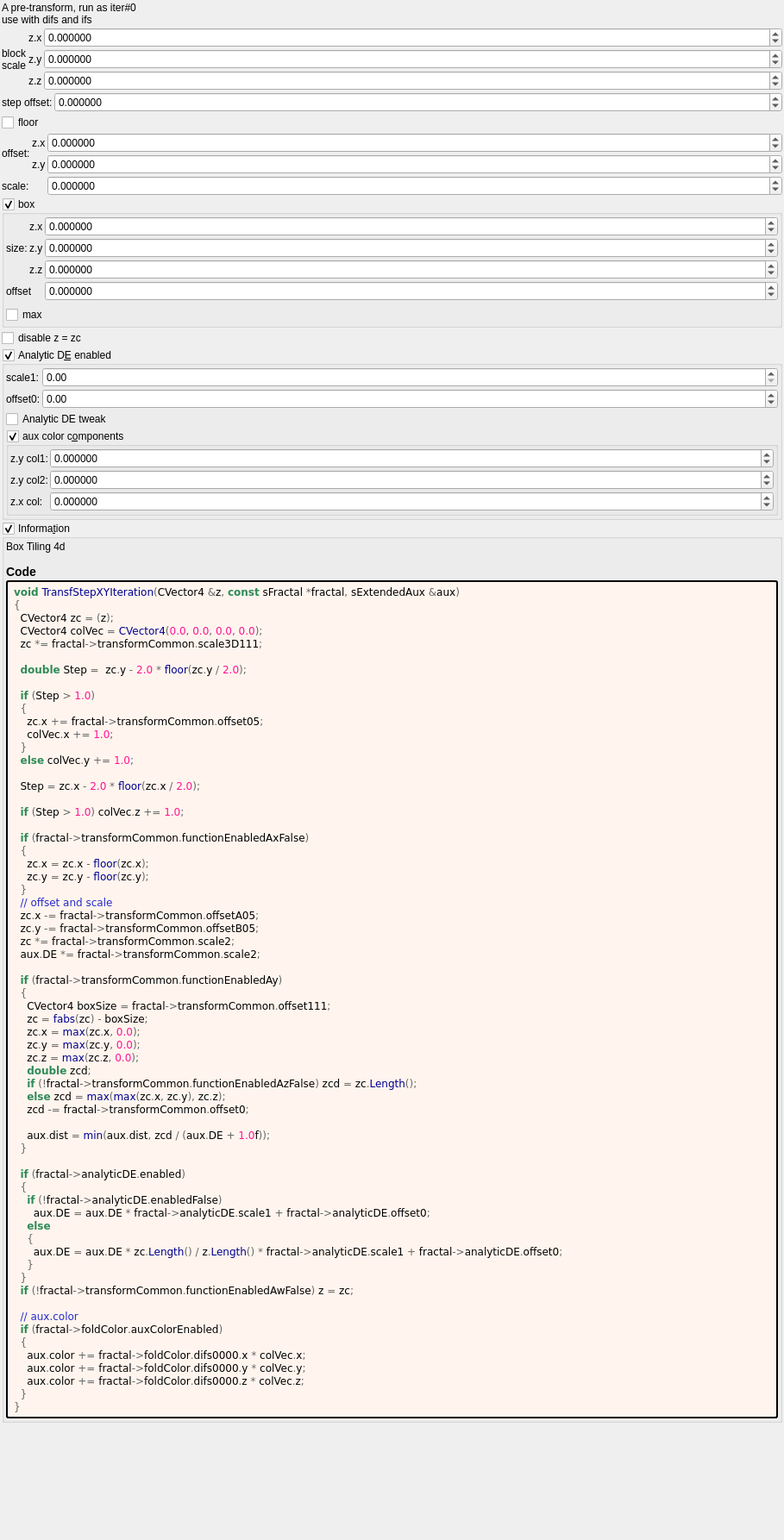
<?xml version="1.0" encoding="UTF-8"?>
<ui version="4.0">
 <class>transf_step_xy</class>
 <widget class="QWidget" name="Form">
  <property name="geometry">
   <rect>
    <x>0</x>
    <y>0</y>
    <width>909</width>
    <height>1786</height>
   </rect>
  </property>
  <property name="windowTitle">
   <string notr="true">transf_step_xy</string>
  </property>
  <layout class="QVBoxLayout" name="verticalLayout">
   <property name="spacing">
    <number>2</number>
   </property>
   <property name="leftMargin">
    <number>2</number>
   </property>
   <property name="topMargin">
    <number>2</number>
   </property>
   <property name="rightMargin">
    <number>2</number>
   </property>
   <property name="bottomMargin">
    <number>2</number>
   </property>
   <item>
    <widget class="QLabel" name="label_75">
     <property name="text">
      <string>A pre-transform, run as iter#0
use with difs and ifs</string>
     </property>
    </widget>
   </item>
   <item>
    <layout class="QGridLayout" name="gridLayout_2" columnstretch="0,0,1">
     <property name="spacing">
      <number>2</number>
     </property>
     <item row="3" column="2">
      <widget class="MyDoubleSpinBox" name="spinbox3_transf_scale3D_111_x">
       <property name="sizePolicy">
        <sizepolicy hsizetype="Minimum" vsizetype="Maximum">
         <horstretch>0</horstretch>
         <verstretch>0</verstretch>
        </sizepolicy>
       </property>
       <property name="prefix">
        <string/>
       </property>
       <property name="suffix">
        <string/>
       </property>
       <property name="decimals">
        <number>6</number>
       </property>
       <property name="minimum">
        <double>-99.989999999999995</double>
       </property>
       <property name="maximum">
        <double>99.989999999999995</double>
       </property>
       <property name="singleStep">
        <double>0.100000000000000</double>
       </property>
      </widget>
     </item>
     <item row="5" column="1">
      <widget class="QLabel" name="label_127">
       <property name="text">
        <string notr="true">z.z</string>
       </property>
      </widget>
     </item>
     <item row="4" column="2">
      <widget class="MyDoubleSpinBox" name="spinbox3_transf_scale3D_111_y">
       <property name="enabled">
        <bool>true</bool>
       </property>
       <property name="sizePolicy">
        <sizepolicy hsizetype="Minimum" vsizetype="Maximum">
         <horstretch>0</horstretch>
         <verstretch>0</verstretch>
        </sizepolicy>
       </property>
       <property name="prefix">
        <string/>
       </property>
       <property name="suffix">
        <string/>
       </property>
       <property name="decimals">
        <number>6</number>
       </property>
       <property name="minimum">
        <double>-99.989999999999995</double>
       </property>
       <property name="maximum">
        <double>99.989999999999995</double>
       </property>
       <property name="singleStep">
        <double>0.100000000000000</double>
       </property>
      </widget>
     </item>
     <item row="5" column="2">
      <widget class="MyDoubleSpinBox" name="spinbox3_transf_scale3D_111_z">
       <property name="enabled">
        <bool>true</bool>
       </property>
       <property name="sizePolicy">
        <sizepolicy hsizetype="Minimum" vsizetype="Maximum">
         <horstretch>0</horstretch>
         <verstretch>0</verstretch>
        </sizepolicy>
       </property>
       <property name="prefix">
        <string/>
       </property>
       <property name="suffix">
        <string/>
       </property>
       <property name="decimals">
        <number>6</number>
       </property>
       <property name="minimum">
        <double>-99.989999999999995</double>
       </property>
       <property name="maximum">
        <double>99.989999999999995</double>
       </property>
       <property name="singleStep">
        <double>0.100000000000000</double>
       </property>
      </widget>
     </item>
     <item row="3" column="1">
      <widget class="QLabel" name="label_129">
       <property name="text">
        <string notr="true">z.x</string>
       </property>
      </widget>
     </item>
     <item row="4" column="1">
      <widget class="QLabel" name="label_130">
       <property name="text">
        <string notr="true">z.y</string>
       </property>
      </widget>
     </item>
     <item row="3" column="0" rowspan="3">
      <widget class="QLabel" name="label_109">
       <property name="text">
        <string>block
scale</string>
       </property>
      </widget>
     </item>
    </layout>
   </item>
   <item>
    <layout class="QGridLayout" name="gridLayout_75" columnstretch="0,1">
     <property name="spacing">
      <number>2</number>
     </property>
     <item row="2" column="0">
      <widget class="QLabel" name="label_110">
       <property name="text">
        <string>step offset:</string>
       </property>
      </widget>
     </item>
     <item row="2" column="1">
      <widget class="MyDoubleSpinBox" name="spinbox_transf_offset_05">
       <property name="sizePolicy">
        <sizepolicy hsizetype="Minimum" vsizetype="Maximum">
         <horstretch>0</horstretch>
         <verstretch>0</verstretch>
        </sizepolicy>
       </property>
       <property name="prefix">
        <string/>
       </property>
       <property name="suffix">
        <string/>
       </property>
       <property name="decimals">
        <number>6</number>
       </property>
       <property name="minimum">
        <double>-99.989999999999995</double>
       </property>
       <property name="maximum">
        <double>99.989999999999995</double>
       </property>
       <property name="singleStep">
        <double>0.100000000000000</double>
       </property>
      </widget>
     </item>
    </layout>
   </item>
   <item>
    <widget class="MyCheckBox" name="checkBox_transf_function_enabledAx_false">
     <property name="text">
      <string notr="true">floor</string>
     </property>
    </widget>
   </item>
   <item>
    <layout class="QGridLayout" name="gridLayout_3" columnstretch="0,0,1">
     <property name="spacing">
      <number>2</number>
     </property>
     <item row="3" column="0" rowspan="3">
      <widget class="QLabel" name="label_111">
       <property name="text">
        <string>offset:</string>
       </property>
      </widget>
     </item>
     <item row="3" column="1">
      <widget class="QLabel" name="label_131">
       <property name="text">
        <string notr="true">z.x</string>
       </property>
      </widget>
     </item>
     <item row="3" column="2">
      <widget class="MyDoubleSpinBox" name="spinbox_transf_offsetA_05">
       <property name="sizePolicy">
        <sizepolicy hsizetype="Minimum" vsizetype="Maximum">
         <horstretch>0</horstretch>
         <verstretch>0</verstretch>
        </sizepolicy>
       </property>
       <property name="prefix">
        <string/>
       </property>
       <property name="suffix">
        <string/>
       </property>
       <property name="decimals">
        <number>6</number>
       </property>
       <property name="minimum">
        <double>-99.989999999999995</double>
       </property>
       <property name="maximum">
        <double>99.989999999999995</double>
       </property>
       <property name="singleStep">
        <double>0.100000000000000</double>
       </property>
      </widget>
     </item>
     <item row="6" column="0">
      <widget class="QLabel" name="label_126">
       <property name="text">
        <string notr="true">scale:</string>
       </property>
      </widget>
     </item>
     <item row="4" column="1" rowspan="2">
      <widget class="QLabel" name="label_132">
       <property name="text">
        <string notr="true">z.y</string>
       </property>
      </widget>
     </item>
     <item row="4" column="2" rowspan="2">
      <widget class="MyDoubleSpinBox" name="spinbox_transf_offsetB_05">
       <property name="enabled">
        <bool>true</bool>
       </property>
       <property name="sizePolicy">
        <sizepolicy hsizetype="Minimum" vsizetype="Maximum">
         <horstretch>0</horstretch>
         <verstretch>0</verstretch>
        </sizepolicy>
       </property>
       <property name="prefix">
        <string/>
       </property>
       <property name="suffix">
        <string/>
       </property>
       <property name="decimals">
        <number>6</number>
       </property>
       <property name="minimum">
        <double>-99.989999999999995</double>
       </property>
       <property name="maximum">
        <double>99.989999999999995</double>
       </property>
       <property name="singleStep">
        <double>0.100000000000000</double>
       </property>
      </widget>
     </item>
     <item row="6" column="2">
      <widget class="MyDoubleSpinBox" name="spinbox_transf_scale_2">
       <property name="sizePolicy">
        <sizepolicy hsizetype="Minimum" vsizetype="Maximum">
         <horstretch>0</horstretch>
         <verstretch>0</verstretch>
        </sizepolicy>
       </property>
       <property name="prefix">
        <string/>
       </property>
       <property name="suffix">
        <string/>
       </property>
       <property name="decimals">
        <number>6</number>
       </property>
       <property name="minimum">
        <double>-99.989999999999995</double>
       </property>
       <property name="maximum">
        <double>99.989999999999995</double>
       </property>
       <property name="singleStep">
        <double>0.100000000000000</double>
       </property>
      </widget>
     </item>
    </layout>
   </item>
   <item>
    <widget class="MyGroupBox" name="groupCheck_transf_function_enabledAy">
     <property name="font">
      <font>
       <weight>50</weight>
       <bold>false</bold>
      </font>
     </property>
     <property name="title">
      <string>box&amp;</string>
     </property>
     <property name="checkable">
      <bool>true</bool>
     </property>
     <layout class="QVBoxLayout" name="verticalLayout_4">
      <property name="leftMargin">
       <number>2</number>
      </property>
      <property name="topMargin">
       <number>2</number>
      </property>
      <property name="rightMargin">
       <number>2</number>
      </property>
      <property name="bottomMargin">
       <number>2</number>
      </property>
      <item>
       <layout class="QGridLayout" name="gridLayout" columnstretch="0,0,1">
        <property name="spacing">
         <number>2</number>
        </property>
        <item row="5" column="2">
         <widget class="MyDoubleSpinBox" name="spinbox3_transf_offset_111_z">
          <property name="enabled">
           <bool>true</bool>
          </property>
          <property name="sizePolicy">
           <sizepolicy hsizetype="Minimum" vsizetype="Maximum">
            <horstretch>0</horstretch>
            <verstretch>0</verstretch>
           </sizepolicy>
          </property>
          <property name="prefix">
           <string/>
          </property>
          <property name="suffix">
           <string/>
          </property>
          <property name="decimals">
           <number>6</number>
          </property>
          <property name="minimum">
           <double>-99.989999999999995</double>
          </property>
          <property name="maximum">
           <double>99.989999999999995</double>
          </property>
          <property name="singleStep">
           <double>0.100000000000000</double>
          </property>
         </widget>
        </item>
        <item row="3" column="0" rowspan="3">
         <widget class="QLabel" name="label_108">
          <property name="text">
           <string>size:</string>
          </property>
         </widget>
        </item>
        <item row="4" column="2">
         <widget class="MyDoubleSpinBox" name="spinbox3_transf_offset_111_y">
          <property name="enabled">
           <bool>true</bool>
          </property>
          <property name="sizePolicy">
           <sizepolicy hsizetype="Minimum" vsizetype="Maximum">
            <horstretch>0</horstretch>
            <verstretch>0</verstretch>
           </sizepolicy>
          </property>
          <property name="prefix">
           <string/>
          </property>
          <property name="suffix">
           <string/>
          </property>
          <property name="decimals">
           <number>6</number>
          </property>
          <property name="minimum">
           <double>-99.989999999999995</double>
          </property>
          <property name="maximum">
           <double>99.989999999999995</double>
          </property>
          <property name="singleStep">
           <double>0.100000000000000</double>
          </property>
         </widget>
        </item>
        <item row="5" column="1">
         <widget class="QLabel" name="label_122">
          <property name="text">
           <string notr="true">z.z</string>
          </property>
         </widget>
        </item>
        <item row="3" column="1">
         <widget class="QLabel" name="label_121">
          <property name="text">
           <string notr="true">z.x</string>
          </property>
         </widget>
        </item>
        <item row="3" column="2">
         <widget class="MyDoubleSpinBox" name="spinbox3_transf_offset_111_x">
          <property name="sizePolicy">
           <sizepolicy hsizetype="Minimum" vsizetype="Maximum">
            <horstretch>0</horstretch>
            <verstretch>0</verstretch>
           </sizepolicy>
          </property>
          <property name="prefix">
           <string/>
          </property>
          <property name="suffix">
           <string/>
          </property>
          <property name="decimals">
           <number>6</number>
          </property>
          <property name="minimum">
           <double>-99.989999999999995</double>
          </property>
          <property name="maximum">
           <double>99.989999999999995</double>
          </property>
          <property name="singleStep">
           <double>0.100000000000000</double>
          </property>
         </widget>
        </item>
        <item row="4" column="1">
         <widget class="QLabel" name="label_124">
          <property name="text">
           <string notr="true">z.y</string>
          </property>
         </widget>
        </item>
        <item row="6" column="2">
         <widget class="MyDoubleSpinBox" name="spinbox_transf_offset_0">
          <property name="sizePolicy">
           <sizepolicy hsizetype="Minimum" vsizetype="Maximum">
            <horstretch>0</horstretch>
            <verstretch>0</verstretch>
           </sizepolicy>
          </property>
          <property name="prefix">
           <string/>
          </property>
          <property name="suffix">
           <string/>
          </property>
          <property name="decimals">
           <number>6</number>
          </property>
          <property name="minimum">
           <double>-99.989999999999995</double>
          </property>
          <property name="maximum">
           <double>99.989999999999995</double>
          </property>
          <property name="singleStep">
           <double>0.100000000000000</double>
          </property>
         </widget>
        </item>
        <item row="6" column="0" colspan="2">
         <widget class="QLabel" name="label_125">
          <property name="text">
           <string notr="true">offset</string>
          </property>
         </widget>
        </item>
       </layout>
      </item>
      <item>
       <widget class="MyCheckBox" name="checkBox_transf_function_enabledAz_false">
        <property name="text">
         <string notr="true">max</string>
        </property>
       </widget>
      </item>
     </layout>
    </widget>
   </item>
   <item>
    <widget class="MyCheckBox" name="checkBox_transf_function_enabledAw_false">
     <property name="text">
      <string notr="true">disable z = zc</string>
     </property>
    </widget>
   </item>
   <item>
    <widget class="MyGroupBox" name="groupCheck_analyticDE_enabled">
     <property name="title">
      <string>Analytic D&amp;E enabled</string>
     </property>
     <property name="checkable">
      <bool>true</bool>
     </property>
     <layout class="QVBoxLayout" name="verticalLayout_12" stretch="0,0,0">
      <property name="spacing">
       <number>2</number>
      </property>
      <property name="leftMargin">
       <number>2</number>
      </property>
      <property name="topMargin">
       <number>2</number>
      </property>
      <property name="rightMargin">
       <number>2</number>
      </property>
      <property name="bottomMargin">
       <number>2</number>
      </property>
      <item>
       <layout class="QGridLayout" name="gridLayout_28" columnstretch="0,0,1">
        <property name="spacing">
         <number>2</number>
        </property>
        <item row="1" column="1">
         <widget class="QLabel" name="label_178">
          <property name="text">
           <string>offset0:</string>
          </property>
         </widget>
        </item>
        <item row="0" column="1">
         <widget class="QLabel" name="label_179">
          <property name="text">
           <string>scale1:</string>
          </property>
         </widget>
        </item>
        <item row="1" column="2">
         <widget class="MyDoubleSpinBox" name="spinbox_analyticDE_offset_0">
          <property name="sizePolicy">
           <sizepolicy hsizetype="Minimum" vsizetype="Maximum">
            <horstretch>0</horstretch>
            <verstretch>0</verstretch>
           </sizepolicy>
          </property>
          <property name="prefix">
           <string/>
          </property>
          <property name="suffix">
           <string/>
          </property>
          <property name="decimals">
           <number>2</number>
          </property>
          <property name="minimum">
           <double>-99.989999999999995</double>
          </property>
          <property name="maximum">
           <double>99.989999999999995</double>
          </property>
          <property name="singleStep">
           <double>0.100000000000000</double>
          </property>
         </widget>
        </item>
        <item row="0" column="2">
         <widget class="MyDoubleSpinBox" name="spinbox_analyticDE_scale_1">
          <property name="sizePolicy">
           <sizepolicy hsizetype="Minimum" vsizetype="Maximum">
            <horstretch>0</horstretch>
            <verstretch>0</verstretch>
           </sizepolicy>
          </property>
          <property name="prefix">
           <string/>
          </property>
          <property name="suffix">
           <string/>
          </property>
          <property name="decimals">
           <number>2</number>
          </property>
          <property name="minimum">
           <double>0.000000000000000</double>
          </property>
          <property name="maximum">
           <double>99.989999999999995</double>
          </property>
          <property name="singleStep">
           <double>0.100000000000000</double>
          </property>
         </widget>
        </item>
       </layout>
      </item>
      <item>
       <widget class="MyCheckBox" name="checkBox_analyticDE_enabled_false">
        <property name="toolTip">
         <string>&lt;html&gt;&lt;head/&gt;&lt;body&gt;&lt;p&gt;Can sometimes improve render quality when using analytic DE&lt;/p&gt;&lt;/body&gt;&lt;/html&gt;</string>
        </property>
        <property name="text">
         <string>Analytic DE tweak</string>
        </property>
       </widget>
      </item>
      <item>
       <widget class="MyGroupBox" name="groupCheck_fold_color_aux_color_enabled">
        <property name="title">
         <string>aux color c&amp;omponents</string>
        </property>
        <property name="checkable">
         <bool>true</bool>
        </property>
        <layout class="QVBoxLayout" name="verticalLayout_11">
         <property name="leftMargin">
          <number>2</number>
         </property>
         <property name="topMargin">
          <number>2</number>
         </property>
         <property name="rightMargin">
          <number>2</number>
         </property>
         <property name="bottomMargin">
          <number>2</number>
         </property>
         <item>
          <layout class="QGridLayout" name="gridLayout_19" columnstretch="0,1">
           <property name="spacing">
            <number>2</number>
           </property>
           <item row="2" column="1">
            <widget class="MyDoubleSpinBox" name="spinbox4_fold_color_difs_0000_y">
             <property name="sizePolicy">
              <sizepolicy hsizetype="Minimum" vsizetype="Maximum">
               <horstretch>0</horstretch>
               <verstretch>0</verstretch>
              </sizepolicy>
             </property>
             <property name="prefix">
              <string/>
             </property>
             <property name="suffix">
              <string/>
             </property>
             <property name="decimals">
              <number>6</number>
             </property>
             <property name="minimum">
              <double>-100.000000000000000</double>
             </property>
             <property name="maximum">
              <double>100.000000000000000</double>
             </property>
             <property name="singleStep">
              <double>0.100000000000000</double>
             </property>
            </widget>
           </item>
           <item row="2" column="0">
            <widget class="QLabel" name="label_55">
             <property name="text">
              <string>z.y col2:</string>
             </property>
            </widget>
           </item>
           <item row="1" column="1">
            <widget class="MyDoubleSpinBox" name="spinbox4_fold_color_difs_0000_x">
             <property name="sizePolicy">
              <sizepolicy hsizetype="Minimum" vsizetype="Maximum">
               <horstretch>0</horstretch>
               <verstretch>0</verstretch>
              </sizepolicy>
             </property>
             <property name="prefix">
              <string/>
             </property>
             <property name="suffix">
              <string/>
             </property>
             <property name="decimals">
              <number>6</number>
             </property>
             <property name="minimum">
              <double>-100.000000000000000</double>
             </property>
             <property name="maximum">
              <double>100.000000000000000</double>
             </property>
             <property name="singleStep">
              <double>0.100000000000000</double>
             </property>
            </widget>
           </item>
           <item row="1" column="0">
            <widget class="QLabel" name="label_53">
             <property name="text">
              <string>z.y col1:</string>
             </property>
            </widget>
           </item>
           <item row="3" column="1">
            <widget class="MyDoubleSpinBox" name="spinbox4_fold_color_difs_0000_z">
             <property name="sizePolicy">
              <sizepolicy hsizetype="Minimum" vsizetype="Maximum">
               <horstretch>0</horstretch>
               <verstretch>0</verstretch>
              </sizepolicy>
             </property>
             <property name="prefix">
              <string/>
             </property>
             <property name="suffix">
              <string/>
             </property>
             <property name="decimals">
              <number>6</number>
             </property>
             <property name="minimum">
              <double>-100.000000000000000</double>
             </property>
             <property name="maximum">
              <double>100.000000000000000</double>
             </property>
             <property name="singleStep">
              <double>0.100000000000000</double>
             </property>
            </widget>
           </item>
           <item row="3" column="0">
            <widget class="QLabel" name="label_54">
             <property name="text">
              <string>z.x col:</string>
             </property>
            </widget>
           </item>
          </layout>
         </item>
        </layout>
       </widget>
      </item>
     </layout>
    </widget>
   </item>
   <item>
    <widget class="MyGroupBox" name="groupCheck_info">
     <property name="title">
      <string>Informa&amp;tion</string>
     </property>
     <property name="flat">
      <bool>false</bool>
     </property>
     <property name="checkable">
      <bool>true</bool>
     </property>
     <layout class="QVBoxLayout" name="verticalLayout_2">
      <property name="spacing">
       <number>2</number>
      </property>
      <property name="leftMargin">
       <number>2</number>
      </property>
      <property name="topMargin">
       <number>2</number>
      </property>
      <property name="rightMargin">
       <number>2</number>
      </property>
      <property name="bottomMargin">
       <number>2</number>
      </property>
      <item>
       <widget class="QLabel" name="label_information_general">
        <property name="text">
         <string notr="true">&lt;p&gt;Box Tiling 4d&lt;/p&gt;&lt;table&gt;
&lt;/table&gt;
&lt;h3&gt;Code&lt;/h3&gt;</string>
        </property>
        <property name="wordWrap">
         <bool>true</bool>
        </property>
        <property name="openExternalLinks">
         <bool>true</bool>
        </property>
        <property name="textInteractionFlags">
         <set>Qt::LinksAccessibleByMouse|Qt::TextSelectableByMouse</set>
        </property>
       </widget>
      </item>
      <item>
       <widget class="QLabel" name="label_code_content">
        <property name="styleSheet">
         <string notr="true">border-style: outset; border-width: 2px; border-radius: 3px; border-color: black; background-color: #fff5ee; padding: 4px;</string>
        </property>
        <property name="text">
         <string notr="true">&lt;body style=&quot;background-color:#fff5ee&quot;&gt;
&lt;pre style=&quot;color:#000000; background-color:#fff5ee;  font-family:&#039;Courier New&#039;,monospace;&quot;&gt;&lt;span style=&quot;color:#2e8b57; font-weight:bold&quot;&gt;void&lt;/span&gt; &lt;span style=&quot;color:#00008f&quot;&gt;TransfStepXYIteration&lt;/span&gt;&lt;span style=&quot;color:#676767&quot;&gt;(&lt;/span&gt;CVector4 &lt;span style=&quot;color:#676767&quot;&gt;&amp;amp;&lt;/span&gt;z&lt;span style=&quot;color:#676767&quot;&gt;,&lt;/span&gt; &lt;span style=&quot;color:#2e8b57; font-weight:bold&quot;&gt;const&lt;/span&gt; sFractal &lt;span style=&quot;color:#676767&quot;&gt;*&lt;/span&gt;fractal&lt;span style=&quot;color:#676767&quot;&gt;,&lt;/span&gt; sExtendedAux &lt;span style=&quot;color:#676767&quot;&gt;&amp;amp;&lt;/span&gt;aux&lt;span style=&quot;color:#676767&quot;&gt;)&lt;/span&gt;
&lt;span style=&quot;color:#676767&quot;&gt;{&lt;/span&gt;
  CVector4 zc &lt;span style=&quot;color:#676767&quot;&gt;= (&lt;/span&gt;z&lt;span style=&quot;color:#676767&quot;&gt;);&lt;/span&gt;
  CVector4 colVec &lt;span style=&quot;color:#676767&quot;&gt;=&lt;/span&gt; &lt;span style=&quot;color:#00008f&quot;&gt;CVector4&lt;/span&gt;&lt;span style=&quot;color:#676767&quot;&gt;(&lt;/span&gt;&lt;span style=&quot;color:#ff1493&quot;&gt;0.0&lt;/span&gt;&lt;span style=&quot;color:#676767&quot;&gt;,&lt;/span&gt; &lt;span style=&quot;color:#ff1493&quot;&gt;0.0&lt;/span&gt;&lt;span style=&quot;color:#676767&quot;&gt;,&lt;/span&gt; &lt;span style=&quot;color:#ff1493&quot;&gt;0.0&lt;/span&gt;&lt;span style=&quot;color:#676767&quot;&gt;,&lt;/span&gt; &lt;span style=&quot;color:#ff1493&quot;&gt;0.0&lt;/span&gt;&lt;span style=&quot;color:#676767&quot;&gt;);&lt;/span&gt;
  zc &lt;span style=&quot;color:#676767&quot;&gt;*=&lt;/span&gt; fractal&lt;span style=&quot;color:#676767&quot;&gt;-&amp;gt;&lt;/span&gt;transformCommon&lt;span style=&quot;color:#676767&quot;&gt;.&lt;/span&gt;scale3D111&lt;span style=&quot;color:#676767&quot;&gt;;&lt;/span&gt;

  &lt;span style=&quot;color:#2e8b57; font-weight:bold&quot;&gt;double&lt;/span&gt; Step &lt;span style=&quot;color:#676767&quot;&gt;=&lt;/span&gt;  zc&lt;span style=&quot;color:#676767&quot;&gt;.&lt;/span&gt;y &lt;span style=&quot;color:#676767&quot;&gt;-&lt;/span&gt; &lt;span style=&quot;color:#ff1493&quot;&gt;2.0&lt;/span&gt; &lt;span style=&quot;color:#676767&quot;&gt;*&lt;/span&gt; &lt;span style=&quot;color:#00008f&quot;&gt;floor&lt;/span&gt;&lt;span style=&quot;color:#676767&quot;&gt;(&lt;/span&gt;zc&lt;span style=&quot;color:#676767&quot;&gt;.&lt;/span&gt;y &lt;span style=&quot;color:#676767&quot;&gt;/&lt;/span&gt; &lt;span style=&quot;color:#ff1493&quot;&gt;2.0&lt;/span&gt;&lt;span style=&quot;color:#676767&quot;&gt;);&lt;/span&gt;

  &lt;span style=&quot;color:#2e8b57; font-weight:bold&quot;&gt;if&lt;/span&gt; &lt;span style=&quot;color:#676767&quot;&gt;(&lt;/span&gt;Step &lt;span style=&quot;color:#676767&quot;&gt;&amp;gt;&lt;/span&gt; &lt;span style=&quot;color:#ff1493&quot;&gt;1.0&lt;/span&gt;&lt;span style=&quot;color:#676767&quot;&gt;)&lt;/span&gt;
  &lt;span style=&quot;color:#676767&quot;&gt;{&lt;/span&gt;
    zc&lt;span style=&quot;color:#676767&quot;&gt;.&lt;/span&gt;x &lt;span style=&quot;color:#676767&quot;&gt;+=&lt;/span&gt; fractal&lt;span style=&quot;color:#676767&quot;&gt;-&amp;gt;&lt;/span&gt;transformCommon&lt;span style=&quot;color:#676767&quot;&gt;.&lt;/span&gt;offset05&lt;span style=&quot;color:#676767&quot;&gt;;&lt;/span&gt;
    colVec&lt;span style=&quot;color:#676767&quot;&gt;.&lt;/span&gt;x &lt;span style=&quot;color:#676767&quot;&gt;+=&lt;/span&gt; &lt;span style=&quot;color:#ff1493&quot;&gt;1.0&lt;/span&gt;&lt;span style=&quot;color:#676767&quot;&gt;;&lt;/span&gt;
  &lt;span style=&quot;color:#676767&quot;&gt;}&lt;/span&gt;
  &lt;span style=&quot;color:#2e8b57; font-weight:bold&quot;&gt;else&lt;/span&gt; colVec&lt;span style=&quot;color:#676767&quot;&gt;.&lt;/span&gt;y &lt;span style=&quot;color:#676767&quot;&gt;+=&lt;/span&gt; &lt;span style=&quot;color:#ff1493&quot;&gt;1.0&lt;/span&gt;&lt;span style=&quot;color:#676767&quot;&gt;;&lt;/span&gt;

  Step &lt;span style=&quot;color:#676767&quot;&gt;=&lt;/span&gt; zc&lt;span style=&quot;color:#676767&quot;&gt;.&lt;/span&gt;x &lt;span style=&quot;color:#676767&quot;&gt;-&lt;/span&gt; &lt;span style=&quot;color:#ff1493&quot;&gt;2.0&lt;/span&gt; &lt;span style=&quot;color:#676767&quot;&gt;*&lt;/span&gt; &lt;span style=&quot;color:#00008f&quot;&gt;floor&lt;/span&gt;&lt;span style=&quot;color:#676767&quot;&gt;(&lt;/span&gt;zc&lt;span style=&quot;color:#676767&quot;&gt;.&lt;/span&gt;x &lt;span style=&quot;color:#676767&quot;&gt;/&lt;/span&gt; &lt;span style=&quot;color:#ff1493&quot;&gt;2.0&lt;/span&gt;&lt;span style=&quot;color:#676767&quot;&gt;);&lt;/span&gt;

  &lt;span style=&quot;color:#2e8b57; font-weight:bold&quot;&gt;if&lt;/span&gt; &lt;span style=&quot;color:#676767&quot;&gt;(&lt;/span&gt;Step &lt;span style=&quot;color:#676767&quot;&gt;&amp;gt;&lt;/span&gt; &lt;span style=&quot;color:#ff1493&quot;&gt;1.0&lt;/span&gt;&lt;span style=&quot;color:#676767&quot;&gt;)&lt;/span&gt; colVec&lt;span style=&quot;color:#676767&quot;&gt;.&lt;/span&gt;z &lt;span style=&quot;color:#676767&quot;&gt;+=&lt;/span&gt; &lt;span style=&quot;color:#ff1493&quot;&gt;1.0&lt;/span&gt;&lt;span style=&quot;color:#676767&quot;&gt;;&lt;/span&gt;

  &lt;span style=&quot;color:#2e8b57; font-weight:bold&quot;&gt;if&lt;/span&gt; &lt;span style=&quot;color:#676767&quot;&gt;(&lt;/span&gt;fractal&lt;span style=&quot;color:#676767&quot;&gt;-&amp;gt;&lt;/span&gt;transformCommon&lt;span style=&quot;color:#676767&quot;&gt;.&lt;/span&gt;functionEnabledAxFalse&lt;span style=&quot;color:#676767&quot;&gt;)&lt;/span&gt;
  &lt;span style=&quot;color:#676767&quot;&gt;{&lt;/span&gt;
    zc&lt;span style=&quot;color:#676767&quot;&gt;.&lt;/span&gt;x &lt;span style=&quot;color:#676767&quot;&gt;=&lt;/span&gt; zc&lt;span style=&quot;color:#676767&quot;&gt;.&lt;/span&gt;x &lt;span style=&quot;color:#676767&quot;&gt;-&lt;/span&gt; &lt;span style=&quot;color:#00008f&quot;&gt;floor&lt;/span&gt;&lt;span style=&quot;color:#676767&quot;&gt;(&lt;/span&gt;zc&lt;span style=&quot;color:#676767&quot;&gt;.&lt;/span&gt;x&lt;span style=&quot;color:#676767&quot;&gt;);&lt;/span&gt;
    zc&lt;span style=&quot;color:#676767&quot;&gt;.&lt;/span&gt;y &lt;span style=&quot;color:#676767&quot;&gt;=&lt;/span&gt; zc&lt;span style=&quot;color:#676767&quot;&gt;.&lt;/span&gt;y &lt;span style=&quot;color:#676767&quot;&gt;-&lt;/span&gt; &lt;span style=&quot;color:#00008f&quot;&gt;floor&lt;/span&gt;&lt;span style=&quot;color:#676767&quot;&gt;(&lt;/span&gt;zc&lt;span style=&quot;color:#676767&quot;&gt;.&lt;/span&gt;y&lt;span style=&quot;color:#676767&quot;&gt;);&lt;/span&gt;
  &lt;span style=&quot;color:#676767&quot;&gt;}&lt;/span&gt;
  &lt;span style=&quot;color:#2929cc&quot;&gt;// offset and scale&lt;/span&gt;
  zc&lt;span style=&quot;color:#676767&quot;&gt;.&lt;/span&gt;x &lt;span style=&quot;color:#676767&quot;&gt;-=&lt;/span&gt; fractal&lt;span style=&quot;color:#676767&quot;&gt;-&amp;gt;&lt;/span&gt;transformCommon&lt;span style=&quot;color:#676767&quot;&gt;.&lt;/span&gt;offsetA05&lt;span style=&quot;color:#676767&quot;&gt;;&lt;/span&gt;
  zc&lt;span style=&quot;color:#676767&quot;&gt;.&lt;/span&gt;y &lt;span style=&quot;color:#676767&quot;&gt;-=&lt;/span&gt; fractal&lt;span style=&quot;color:#676767&quot;&gt;-&amp;gt;&lt;/span&gt;transformCommon&lt;span style=&quot;color:#676767&quot;&gt;.&lt;/span&gt;offsetB05&lt;span style=&quot;color:#676767&quot;&gt;;&lt;/span&gt;
  zc &lt;span style=&quot;color:#676767&quot;&gt;*=&lt;/span&gt; fractal&lt;span style=&quot;color:#676767&quot;&gt;-&amp;gt;&lt;/span&gt;transformCommon&lt;span style=&quot;color:#676767&quot;&gt;.&lt;/span&gt;scale2&lt;span style=&quot;color:#676767&quot;&gt;;&lt;/span&gt;
  aux&lt;span style=&quot;color:#676767&quot;&gt;.&lt;/span&gt;DE &lt;span style=&quot;color:#676767&quot;&gt;*=&lt;/span&gt; fractal&lt;span style=&quot;color:#676767&quot;&gt;-&amp;gt;&lt;/span&gt;transformCommon&lt;span style=&quot;color:#676767&quot;&gt;.&lt;/span&gt;scale2&lt;span style=&quot;color:#676767&quot;&gt;;&lt;/span&gt;

  &lt;span style=&quot;color:#2e8b57; font-weight:bold&quot;&gt;if&lt;/span&gt; &lt;span style=&quot;color:#676767&quot;&gt;(&lt;/span&gt;fractal&lt;span style=&quot;color:#676767&quot;&gt;-&amp;gt;&lt;/span&gt;transformCommon&lt;span style=&quot;color:#676767&quot;&gt;.&lt;/span&gt;functionEnabledAy&lt;span style=&quot;color:#676767&quot;&gt;)&lt;/span&gt;
  &lt;span style=&quot;color:#676767&quot;&gt;{&lt;/span&gt;
    CVector4 boxSize &lt;span style=&quot;color:#676767&quot;&gt;=&lt;/span&gt; fractal&lt;span style=&quot;color:#676767&quot;&gt;-&amp;gt;&lt;/span&gt;transformCommon&lt;span style=&quot;color:#676767&quot;&gt;.&lt;/span&gt;offset111&lt;span style=&quot;color:#676767&quot;&gt;;&lt;/span&gt;
    zc &lt;span style=&quot;color:#676767&quot;&gt;=&lt;/span&gt; &lt;span style=&quot;color:#00008f&quot;&gt;fabs&lt;/span&gt;&lt;span style=&quot;color:#676767&quot;&gt;(&lt;/span&gt;zc&lt;span style=&quot;color:#676767&quot;&gt;) -&lt;/span&gt; boxSize&lt;span style=&quot;color:#676767&quot;&gt;;&lt;/span&gt;
    zc&lt;span style=&quot;color:#676767&quot;&gt;.&lt;/span&gt;x &lt;span style=&quot;color:#676767&quot;&gt;=&lt;/span&gt; &lt;span style=&quot;color:#00008f&quot;&gt;max&lt;/span&gt;&lt;span style=&quot;color:#676767&quot;&gt;(&lt;/span&gt;zc&lt;span style=&quot;color:#676767&quot;&gt;.&lt;/span&gt;x&lt;span style=&quot;color:#676767&quot;&gt;,&lt;/span&gt; &lt;span style=&quot;color:#ff1493&quot;&gt;0.0&lt;/span&gt;&lt;span style=&quot;color:#676767&quot;&gt;);&lt;/span&gt;
    zc&lt;span style=&quot;color:#676767&quot;&gt;.&lt;/span&gt;y &lt;span style=&quot;color:#676767&quot;&gt;=&lt;/span&gt; &lt;span style=&quot;color:#00008f&quot;&gt;max&lt;/span&gt;&lt;span style=&quot;color:#676767&quot;&gt;(&lt;/span&gt;zc&lt;span style=&quot;color:#676767&quot;&gt;.&lt;/span&gt;y&lt;span style=&quot;color:#676767&quot;&gt;,&lt;/span&gt; &lt;span style=&quot;color:#ff1493&quot;&gt;0.0&lt;/span&gt;&lt;span style=&quot;color:#676767&quot;&gt;);&lt;/span&gt;
    zc&lt;span style=&quot;color:#676767&quot;&gt;.&lt;/span&gt;z &lt;span style=&quot;color:#676767&quot;&gt;=&lt;/span&gt; &lt;span style=&quot;color:#00008f&quot;&gt;max&lt;/span&gt;&lt;span style=&quot;color:#676767&quot;&gt;(&lt;/span&gt;zc&lt;span style=&quot;color:#676767&quot;&gt;.&lt;/span&gt;z&lt;span style=&quot;color:#676767&quot;&gt;,&lt;/span&gt; &lt;span style=&quot;color:#ff1493&quot;&gt;0.0&lt;/span&gt;&lt;span style=&quot;color:#676767&quot;&gt;);&lt;/span&gt;
    &lt;span style=&quot;color:#2e8b57; font-weight:bold&quot;&gt;double&lt;/span&gt; zcd&lt;span style=&quot;color:#676767&quot;&gt;;&lt;/span&gt;
    &lt;span style=&quot;color:#2e8b57; font-weight:bold&quot;&gt;if&lt;/span&gt; &lt;span style=&quot;color:#676767&quot;&gt;(!&lt;/span&gt;fractal&lt;span style=&quot;color:#676767&quot;&gt;-&amp;gt;&lt;/span&gt;transformCommon&lt;span style=&quot;color:#676767&quot;&gt;.&lt;/span&gt;functionEnabledAzFalse&lt;span style=&quot;color:#676767&quot;&gt;)&lt;/span&gt; zcd &lt;span style=&quot;color:#676767&quot;&gt;=&lt;/span&gt; zc&lt;span style=&quot;color:#676767&quot;&gt;.&lt;/span&gt;&lt;span style=&quot;color:#00008f&quot;&gt;Length&lt;/span&gt;&lt;span style=&quot;color:#676767&quot;&gt;();&lt;/span&gt;
    &lt;span style=&quot;color:#2e8b57; font-weight:bold&quot;&gt;else&lt;/span&gt; zcd &lt;span style=&quot;color:#676767&quot;&gt;=&lt;/span&gt; &lt;span style=&quot;color:#00008f&quot;&gt;max&lt;/span&gt;&lt;span style=&quot;color:#676767&quot;&gt;(&lt;/span&gt;&lt;span style=&quot;color:#00008f&quot;&gt;max&lt;/span&gt;&lt;span style=&quot;color:#676767&quot;&gt;(&lt;/span&gt;zc&lt;span style=&quot;color:#676767&quot;&gt;.&lt;/span&gt;x&lt;span style=&quot;color:#676767&quot;&gt;,&lt;/span&gt; zc&lt;span style=&quot;color:#676767&quot;&gt;.&lt;/span&gt;y&lt;span style=&quot;color:#676767&quot;&gt;),&lt;/span&gt; zc&lt;span style=&quot;color:#676767&quot;&gt;.&lt;/span&gt;z&lt;span style=&quot;color:#676767&quot;&gt;);&lt;/span&gt;
    zcd &lt;span style=&quot;color:#676767&quot;&gt;-=&lt;/span&gt; fractal&lt;span style=&quot;color:#676767&quot;&gt;-&amp;gt;&lt;/span&gt;transformCommon&lt;span style=&quot;color:#676767&quot;&gt;.&lt;/span&gt;offset0&lt;span style=&quot;color:#676767&quot;&gt;;&lt;/span&gt;

    aux&lt;span style=&quot;color:#676767&quot;&gt;.&lt;/span&gt;dist &lt;span style=&quot;color:#676767&quot;&gt;=&lt;/span&gt; &lt;span style=&quot;color:#00008f&quot;&gt;min&lt;/span&gt;&lt;span style=&quot;color:#676767&quot;&gt;(&lt;/span&gt;aux&lt;span style=&quot;color:#676767&quot;&gt;.&lt;/span&gt;dist&lt;span style=&quot;color:#676767&quot;&gt;,&lt;/span&gt; zcd &lt;span style=&quot;color:#676767&quot;&gt;/ (&lt;/span&gt;aux&lt;span style=&quot;color:#676767&quot;&gt;.&lt;/span&gt;DE &lt;span style=&quot;color:#676767&quot;&gt;+&lt;/span&gt; &lt;span style=&quot;color:#ff1493&quot;&gt;1.0&lt;/span&gt;f&lt;span style=&quot;color:#676767&quot;&gt;));&lt;/span&gt;
  &lt;span style=&quot;color:#676767&quot;&gt;}&lt;/span&gt;

  &lt;span style=&quot;color:#2e8b57; font-weight:bold&quot;&gt;if&lt;/span&gt; &lt;span style=&quot;color:#676767&quot;&gt;(&lt;/span&gt;fractal&lt;span style=&quot;color:#676767&quot;&gt;-&amp;gt;&lt;/span&gt;analyticDE&lt;span style=&quot;color:#676767&quot;&gt;.&lt;/span&gt;enabled&lt;span style=&quot;color:#676767&quot;&gt;)&lt;/span&gt;
  &lt;span style=&quot;color:#676767&quot;&gt;{&lt;/span&gt;
    &lt;span style=&quot;color:#2e8b57; font-weight:bold&quot;&gt;if&lt;/span&gt; &lt;span style=&quot;color:#676767&quot;&gt;(!&lt;/span&gt;fractal&lt;span style=&quot;color:#676767&quot;&gt;-&amp;gt;&lt;/span&gt;analyticDE&lt;span style=&quot;color:#676767&quot;&gt;.&lt;/span&gt;enabledFalse&lt;span style=&quot;color:#676767&quot;&gt;)&lt;/span&gt;
      aux&lt;span style=&quot;color:#676767&quot;&gt;.&lt;/span&gt;DE &lt;span style=&quot;color:#676767&quot;&gt;=&lt;/span&gt; aux&lt;span style=&quot;color:#676767&quot;&gt;.&lt;/span&gt;DE &lt;span style=&quot;color:#676767&quot;&gt;*&lt;/span&gt; fractal&lt;span style=&quot;color:#676767&quot;&gt;-&amp;gt;&lt;/span&gt;analyticDE&lt;span style=&quot;color:#676767&quot;&gt;.&lt;/span&gt;scale1 &lt;span style=&quot;color:#676767&quot;&gt;+&lt;/span&gt; fractal&lt;span style=&quot;color:#676767&quot;&gt;-&amp;gt;&lt;/span&gt;analyticDE&lt;span style=&quot;color:#676767&quot;&gt;.&lt;/span&gt;offset0&lt;span style=&quot;color:#676767&quot;&gt;;&lt;/span&gt;
    &lt;span style=&quot;color:#2e8b57; font-weight:bold&quot;&gt;else&lt;/span&gt;
    &lt;span style=&quot;color:#676767&quot;&gt;{&lt;/span&gt;
      aux&lt;span style=&quot;color:#676767&quot;&gt;.&lt;/span&gt;DE &lt;span style=&quot;color:#676767&quot;&gt;=&lt;/span&gt; aux&lt;span style=&quot;color:#676767&quot;&gt;.&lt;/span&gt;DE &lt;span style=&quot;color:#676767&quot;&gt;*&lt;/span&gt; zc&lt;span style=&quot;color:#676767&quot;&gt;.&lt;/span&gt;&lt;span style=&quot;color:#00008f&quot;&gt;Length&lt;/span&gt;&lt;span style=&quot;color:#676767&quot;&gt;() /&lt;/span&gt; z&lt;span style=&quot;color:#676767&quot;&gt;.&lt;/span&gt;&lt;span style=&quot;color:#00008f&quot;&gt;Length&lt;/span&gt;&lt;span style=&quot;color:#676767&quot;&gt;() *&lt;/span&gt; fractal&lt;span style=&quot;color:#676767&quot;&gt;-&amp;gt;&lt;/span&gt;analyticDE&lt;span style=&quot;color:#676767&quot;&gt;.&lt;/span&gt;scale1 &lt;span style=&quot;color:#676767&quot;&gt;+&lt;/span&gt; fractal&lt;span style=&quot;color:#676767&quot;&gt;-&amp;gt;&lt;/span&gt;analyticDE&lt;span style=&quot;color:#676767&quot;&gt;.&lt;/span&gt;offset0&lt;span style=&quot;color:#676767&quot;&gt;;&lt;/span&gt;
    &lt;span style=&quot;color:#676767&quot;&gt;}&lt;/span&gt;
  &lt;span style=&quot;color:#676767&quot;&gt;}&lt;/span&gt;
  &lt;span style=&quot;color:#2e8b57; font-weight:bold&quot;&gt;if&lt;/span&gt; &lt;span style=&quot;color:#676767&quot;&gt;(!&lt;/span&gt;fractal&lt;span style=&quot;color:#676767&quot;&gt;-&amp;gt;&lt;/span&gt;transformCommon&lt;span style=&quot;color:#676767&quot;&gt;.&lt;/span&gt;functionEnabledAwFalse&lt;span style=&quot;color:#676767&quot;&gt;)&lt;/span&gt; z &lt;span style=&quot;color:#676767&quot;&gt;=&lt;/span&gt; zc&lt;span style=&quot;color:#676767&quot;&gt;;&lt;/span&gt;

  &lt;span style=&quot;color:#2929cc&quot;&gt;// aux.color&lt;/span&gt;
  &lt;span style=&quot;color:#2e8b57; font-weight:bold&quot;&gt;if&lt;/span&gt; &lt;span style=&quot;color:#676767&quot;&gt;(&lt;/span&gt;fractal&lt;span style=&quot;color:#676767&quot;&gt;-&amp;gt;&lt;/span&gt;foldColor&lt;span style=&quot;color:#676767&quot;&gt;.&lt;/span&gt;auxColorEnabled&lt;span style=&quot;color:#676767&quot;&gt;)&lt;/span&gt;
  &lt;span style=&quot;color:#676767&quot;&gt;{&lt;/span&gt;
    aux&lt;span style=&quot;color:#676767&quot;&gt;.&lt;/span&gt;color &lt;span style=&quot;color:#676767&quot;&gt;+=&lt;/span&gt; fractal&lt;span style=&quot;color:#676767&quot;&gt;-&amp;gt;&lt;/span&gt;foldColor&lt;span style=&quot;color:#676767&quot;&gt;.&lt;/span&gt;difs0000&lt;span style=&quot;color:#676767&quot;&gt;.&lt;/span&gt;x &lt;span style=&quot;color:#676767&quot;&gt;*&lt;/span&gt; colVec&lt;span style=&quot;color:#676767&quot;&gt;.&lt;/span&gt;x&lt;span style=&quot;color:#676767&quot;&gt;;&lt;/span&gt;
    aux&lt;span style=&quot;color:#676767&quot;&gt;.&lt;/span&gt;color &lt;span style=&quot;color:#676767&quot;&gt;+=&lt;/span&gt; fractal&lt;span style=&quot;color:#676767&quot;&gt;-&amp;gt;&lt;/span&gt;foldColor&lt;span style=&quot;color:#676767&quot;&gt;.&lt;/span&gt;difs0000&lt;span style=&quot;color:#676767&quot;&gt;.&lt;/span&gt;y &lt;span style=&quot;color:#676767&quot;&gt;*&lt;/span&gt; colVec&lt;span style=&quot;color:#676767&quot;&gt;.&lt;/span&gt;y&lt;span style=&quot;color:#676767&quot;&gt;;&lt;/span&gt;
    aux&lt;span style=&quot;color:#676767&quot;&gt;.&lt;/span&gt;color &lt;span style=&quot;color:#676767&quot;&gt;+=&lt;/span&gt; fractal&lt;span style=&quot;color:#676767&quot;&gt;-&amp;gt;&lt;/span&gt;foldColor&lt;span style=&quot;color:#676767&quot;&gt;.&lt;/span&gt;difs0000&lt;span style=&quot;color:#676767&quot;&gt;.&lt;/span&gt;z &lt;span style=&quot;color:#676767&quot;&gt;*&lt;/span&gt; colVec&lt;span style=&quot;color:#676767&quot;&gt;.&lt;/span&gt;z&lt;span style=&quot;color:#676767&quot;&gt;;&lt;/span&gt;
  &lt;span style=&quot;color:#676767&quot;&gt;}&lt;/span&gt;
&lt;span style=&quot;color:#676767&quot;&gt;}&lt;/span&gt;
&lt;/pre&gt;
&lt;/body&gt;</string>
        </property>
        <property name="wordWrap">
         <bool>true</bool>
        </property>
        <property name="openExternalLinks">
         <bool>true</bool>
        </property>
        <property name="textInteractionFlags">
         <set>Qt::LinksAccessibleByMouse|Qt::TextSelectableByMouse</set>
        </property>
       </widget>
      </item>
     </layout>
    </widget>
   </item>
   <item>
    <spacer name="verticalSpacer">
     <property name="orientation">
      <enum>Qt::Vertical</enum>
     </property>
     <property name="sizeHint" stdset="0">
      <size>
       <width>20</width>
       <height>40</height>
      </size>
     </property>
    </spacer>
   </item>
  </layout>
 </widget>
 <customwidgets>
  <customwidget>
   <class>MyGroupBox</class>
   <extends>QGroupBox</extends>
   <header>my_group_box.h</header>
   <container>1</container>
  </customwidget>
  <customwidget>
   <class>MyDoubleSpinBox</class>
   <extends>QDoubleSpinBox</extends>
   <header>my_double_spin_box.h</header>
  </customwidget>
  <customwidget>
   <class>MyCheckBox</class>
   <extends>QCheckBox</extends>
   <header>my_check_box.h</header>
  </customwidget>
 </customwidgets>
 <tabstops>
  <tabstop>spinbox3_transf_offset_111_x</tabstop>
  <tabstop>spinbox3_transf_offset_111_y</tabstop>
  <tabstop>spinbox3_transf_offset_111_z</tabstop>
  <tabstop>groupCheck_info</tabstop>
 </tabstops>
 <resources/>
 <connections/>
</ui>
